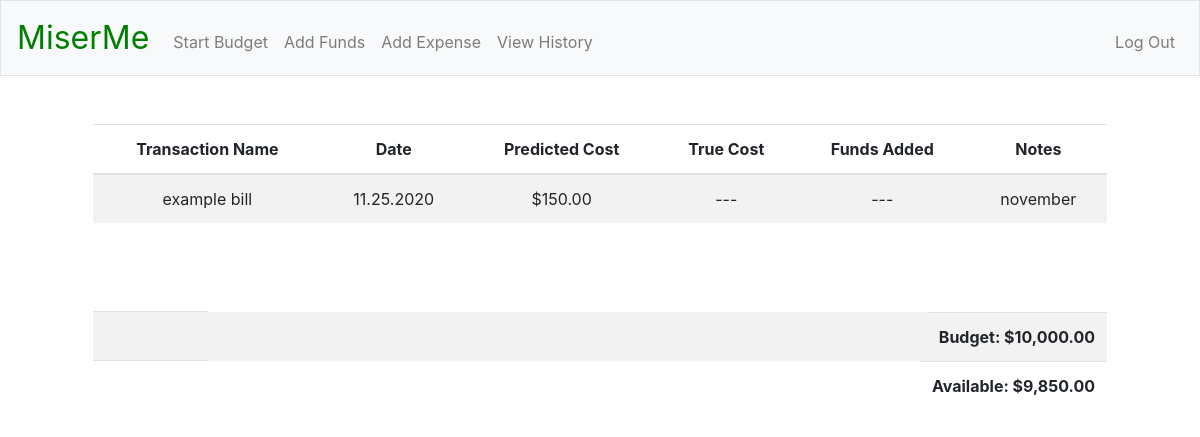
Before: / (signed in) with the older database file.
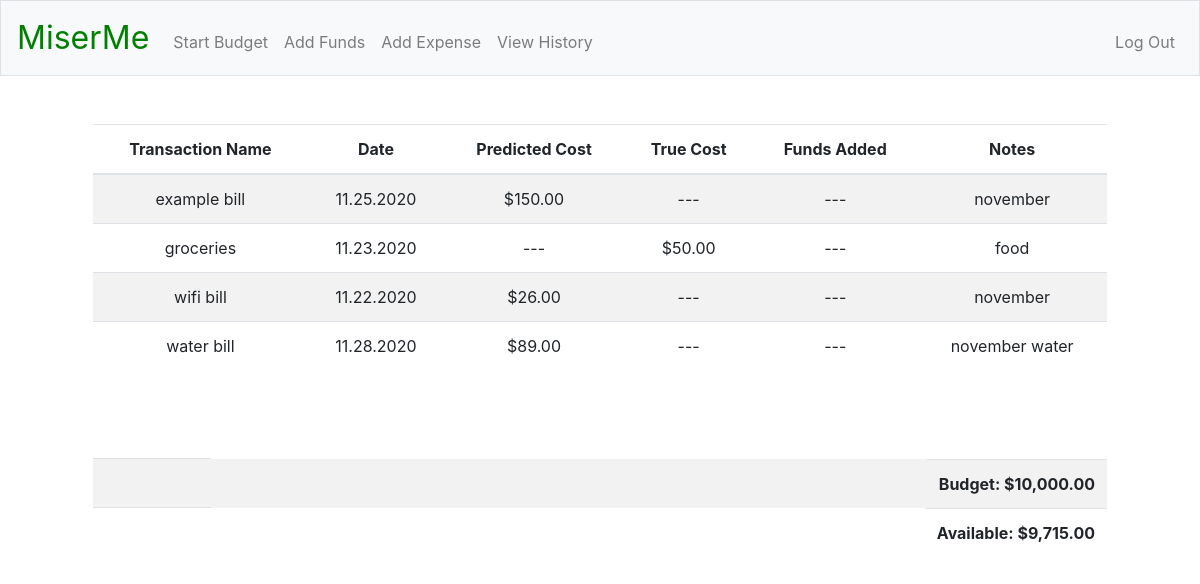
After: the same page with the newer database file.
### tables this page shows
CREATE TABLE finances (
funds_id INTEGER PRIMARY KEY AUTOINCREMENT NOT NULL,
user_id INTEGER NOT NULL,
txn_name TEXT NOT NULL,
date TEXT NOT NULL,
predicted_cost REAL NOT NULL,
true_cost REAL NOT NULL,
funds_added REAL NOT NULL DEFAULT "---",
notes TEXT NOT NULL,
FOREIGN KEY(user_id) REFERENCES registrants(id));

### app.py (the view)
@app.route("/")
@login_required
def index():
    c.execute("SELECT txn_name, date, predicted_cost, true_cost, funds_added, notes FROM finances WHERE user_id = :user_id", {"user_id": session["user_id"]})
    rows = c.fetchall()
    funds_snapshot = []
    for row in rows:
        funds_snapshot.append({
            "name": row[0],
            "date": row[1],
            "predict": usd(row[2]),
            "true": usd(row[3]),
            "added": usd(row[4]),
            "notes": row[5]
        })
    c.execute("SELECT funds, budget FROM registrants WHERE id = :user_id", {"user_id": session["user_id"]})
    rows = c.fetchall()
    current_funds = usd(rows[0][0])
    budget = usd(rows[0][1])
    return render_template("index.html", funds_snapshot=funds_snapshot, current_funds=current_funds, budget=budget)

### helpers.py (called while the page is built)
def login_required(f):
    @wraps(f)
    def decorated_functions(*args, **kwargs):
        if session.get("user_id") is None:
            return redirect("/login")
        return f(*args, **kwargs)
    return decorated_functions

def usd(value):
    if isinstance(value, float):
        return f"${value:,.2f}"
    else:
        return value

### templates/index.html (shortened to what this page needs)
{% extends "layout.html" %}
{% block main %}
<div class="col-12">
    <table class="table table-striped">
        <thead>
            <tr>
                <th>Transaction Name</th>
                <th>Date</th>
                <th>Predicted Cost</th>
                <th>True Cost</th>
                <th>Funds Added</th>
                <th>Notes</th>
            </tr>
        </thead>
        <tbody>
            {% for i in funds_snapshot %}
            <tr>
                <td>{{ i["name"] }}</td>
                <td>{{ i["date"] }}</td>
                <td>{{ i["predict"] }}</td>
                <td>{{ i["true"] }}</td>
                <td>{{ i["added"] }}</td>
                <td>{{ i["notes"] }}</td>
            </tr>
            {% endfor %}
        </tbody>
    </table>
</div>
<br>
<br>
<br>
<div class="col-12">
    <table class="table table-striped">
        <tbody>
            <tr>
                <td colspan="6"></td>
                <td style="font-weight: bold; float: right;">Budget: {{ budget }}</td>
            </tr>
            <tr>
                <td colspan="6"></td>
                <td style="font-weight: bold; float: right;">Available: {{ current_funds }}</td>
            </tr>
        </tbody>
    </table>
</div>
{% endblock %}

### templates/layout.html (shortened to what this page needs)
<!DOCTYPE html>
<html lang="en">
    <head>
        <link rel="stylesheet" href="https://stackpath.bootstrapcdn.com/bootstrap/4.5.2/css/bootstrap.min.css">
        <link href="/static/styles.css" rel="stylesheet">
    </head>
    <body>
        <nav class="navbar navbar-expand-md navbar-light bg-light border">
            <a class="navbar-brand" href="/"><span class="miserme_brand">MiserMe</span></a>
            <div class="collapse navbar-collapse" id="navbar">
                {% if session.user_id %}
                    <ul class="navbar-nav mr-auto mt-2">
                        <li class="nav-item"><a class="nav-link" href="/start_budget">Start Budget</a></li>
                        <li class="nav-item"><a class="nav-link" href="/add_funds">Add Funds</a></li>
                        <li class="nav-item"><a class="nav-link" href="/expense">Add Expense</a></li>
                        <li class="nav-item"><a class="nav-link" href="/history">View History</a></li>
                    </ul>
                    <ul class="navbar-nav ml-auto mt-2">
                        <li class="nav-item"><a class="nav-link" href="/logout">Log Out</a></li>
                    </ul>
                {% else %}
                    <ul class="navbar-nav ml-auto mt-2">
                        <li class="nav-item"><a class="nav-link" href="/register">Register</a></li>
                        <li class="nav-item"><a class="nav-link" href="/login">Log In</a></li>
                    </ul>
                {% endif %}
            </div>
        </nav>
        <main class="container p-5">
            {% block main %}{% endblock %}
        </main>
    </body>
</html>

### static/styles.css (style rules this page uses)
main { overflow-x: auto; text-align: center; }
nav .navbar-brand { font-size: xx-large; }
nav .navbar-brand .miserme_brand { color: green; }

Changed rows visible on the page:
added finances: name "groceries", date "11.23.2020", predict "---", true "$50.00", added "---", notes "food"
added finances: name "wifi bill", date "11.22.2020", predict "$26.00", true "---", added "---", notes "november"
added finances: name "water bill", date "11.28.2020", predict "$89.00", true "---", added "---", notes "november water"
Other visible differences:
{{ current_funds }}: "$9,850.00" → "$9,715.00"
